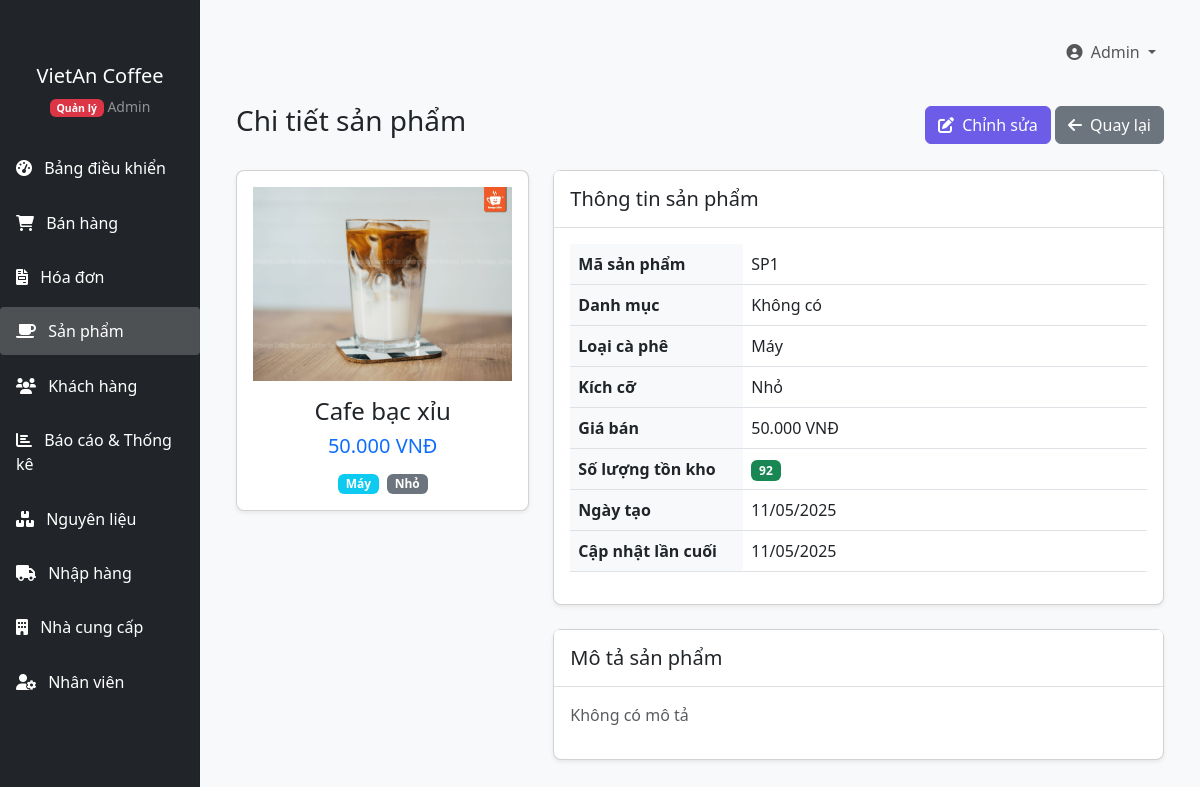
The page /QuanLyCafe/index.php?page=products&action=view&id=1 (signed in) on the database its author committed.
### tables this page shows
CREATE TABLE `products` (
  `id` int(11) NOT NULL,
  `code` varchar(20) NOT NULL,
  `name` varchar(100) NOT NULL,
  `category_id` int(11) DEFAULT NULL,
  `type` enum('phin','machine','instant') NOT NULL,
  `size` enum('small','medium','large') NOT NULL,
  `price` decimal(10,2) NOT NULL,
  `description` text DEFAULT NULL,
  `stock_quantity` int(11) DEFAULT 0,
  `image` varchar(255) DEFAULT NULL,
  `created_at` timestamp NOT NULL DEFAULT current_timestamp(),
  `updated_at` timestamp NOT NULL DEFAULT current_timestamp() ON UPDATE current_timestamp()
);

### QuanLyCafe/models/Product.php (called while the page is built, shortened)
<?php
class Product {
    private $conn;
    public function __construct($db) {
        $this->conn = $db;
    }
    public function getById($id) {
        $query = "SELECT p.*, c.name as category_name
                  FROM products p
                  LEFT JOIN categories c ON p.category_id = c.id
                  WHERE p.id = ?";
        $stmt = $this->conn->prepare($query);
        $stmt->bind_param("i", $id);
        $stmt->execute();
        $result = $stmt->get_result();
        if ($result->num_rows === 1) {
            $row = $result->fetch_assoc();
            $this->id = $row['id'];
            $this->code = $row['code'];
            $this->name = $row['name'];
            $this->type = $row['type'];
            $this->size = $row['size'];
            $this->price = $row['price'];
            $this->stock_quantity = $row['stock_quantity'];
            $this->image = $row['image'];
            $this->created_at = $row['created_at'];
            $this->updated_at = $row['updated_at'];
            return true;
        }
        return false;
    }
}

### QuanLyCafe/includes/functions.php (called while the page is built, shortened)
<?php
function formatCurrency($amount) {
    return number_format($amount, 0, ',', '.') . ' VNĐ';
}
function formatDate($date, $format = 'd/m/Y') {
    return date($format, strtotime($date));
}

### QuanLyCafe/views/products/view.php (the view, shortened to what this page needs)
<?php include 'includes/header.php'; ?>
<div class="container-fluid">
    <div class="d-flex justify-content-between align-items-center mb-4">
        <h1 class="h3">Chi tiết sản phẩm</h1>
        <div>
            <a href="index.php?page=products&action=edit&id=<?php echo $product->id; ?>" class="btn btn-primary">
                <i class="fas fa-edit me-1"></i> Chỉnh sửa
            </a>
            <a href="index.php?page=products" class="btn btn-secondary">
                <i class="fas fa-arrow-left me-1"></i> Quay lại
            </a>
        </div>
    </div>
    <div class="row">
        <div class="col-md-4">
            <div class="card mb-4">
                <div class="card-body text-center">
                    <?php if (!empty($product->image) && file_exists('assets/images/products/' . $product->image)): ?>
                        <img src="assets/images/products/<?php echo $product->image; ?>" alt="<?php echo $product->name; ?>" class="img-fluid mb-3" style="max-height: 300px;">
                    <?php else: ?>
                        <img src="assets/images/no-image.jpg" alt="No Image" class="img-fluid mb-3" style="max-height: 300px;">
                    <?php endif; ?>
                    <h4><?php echo $product->name; ?></h4>
                    <h5 class="text-primary"><?php echo formatCurrency($product->price); ?></h5>
                    <div class="d-flex justify-content-center mt-3">
                        <span class="badge bg-info me-2">
                            <?php
                            switch ($product->type) {
                                case 'machine':
                                    echo 'Máy';
                                    break;
                            }
                            ?>
                        </span>
                        <span class="badge bg-secondary">
                            <?php
                            switch ($product->size) {
                                case 'small':
                                    echo 'Nhỏ';
                                    break;
                            }
                            ?>
                        </span>
                    </div>
                </div>
            </div>
        </div>
        <div class="col-md-8">
            <div class="card mb-4">
                <div class="card-header">
                    <h5 class="mb-0">Thông tin sản phẩm</h5>
                </div>
                <div class="card-body">
                    <table class="table">
                        <tbody>
                            <tr>
                                <th style="width: 30%;">Mã sản phẩm</th>
                                <td><?php echo $product->code; ?></td>
                            </tr>
                            <tr>
                                <th>Danh mục</th>
                                <td>
                                    <?php
                                    $category_query = "SELECT name FROM categories WHERE id = ?";
                                    $stmt = $conn->prepare($category_query);
                                    $stmt->bind_param("i", $product->category_id);
                                    $stmt->execute();
                                    $result = $stmt->get_result();
                                    if ($result->num_rows > 0) {
                                        echo $result->fetch_assoc()['name'];
                                    } else {
                                        echo 'Không có';
                                    }
                                    ?>
                                </td>
                            </tr>
                            <tr>
                                <th>Loại cà phê</th>
                                <td>
                                    <?php
                                    switch ($product->type) {
                                        case 'machine':
                                            echo 'Máy';
                                            break;
                                    }
                                    ?>
                                </td>
                            </tr>
                            <tr>
                                <th>Kích cỡ</th>
                                <td>
                                    <?php
                                    switch ($product->size) {
                                        case 'small':
                                            echo 'Nhỏ';
                                            break;
                                    }
                                    ?>
                                </td>
                            </tr>
                            <tr>
                                <th>Giá bán</th>
                                <td><?php echo formatCurrency($product->price); ?></td>
                            </tr>
                            <tr>
                                <th>Số lượng tồn kho</th>
                                <td>
                                    <?php if ($product->stock_quantity <= 10): ?>
                                        <span class="badge bg-danger"><?php echo $product->stock_quantity; ?></span>
                                    <?php else: ?>
                                        <span class="badge bg-success"><?php echo $product->stock_quantity; ?></span>
                                    <?php endif; ?>
                                </td>
                            </tr>
                            <tr>
                                <th>Ngày tạo</th>
                                <td><?php echo formatDate($product->created_at); ?></td>
                            </tr>
                            <tr>
                                <th>Cập nhật lần cuối</th>
                                <td><?php echo formatDate($product->updated_at); ?></td>
                            </tr>
                        </tbody>
                    </table>
                </div>
            </div>
            <div class="card">
                <div class="card-header">
                    <h5 class="mb-0">Mô tả sản phẩm</h5>
                </div>
                <div class="card-body">
                    <?php if (empty($product->description)): ?>
                        <p class="text-muted">Không có mô tả</p>
                    <?php else: ?>
                        <p><?php echo nl2br($product->description); ?></p>
                    <?php endif; ?>
                </div>
            </div>
        </div>
    </div>
</div>
<?php include 'includes/footer.php'; ?>

### QuanLyCafe/assets/css/style.css (style rules this page uses)
body { font-family: 'Segoe UI', Tahoma, Geneva, Verdana, sans-serif; background-color: #f8f9fa; }
.card { border-radius: 0.5rem; box-shadow: 0 0.125rem 0.25rem rgba(0, 0, 0, 0.075); margin-bottom: 1.5rem; }
.card-header { background-color: #fff; border-bottom: 1px solid rgba(0, 0, 0, 0.125); padding: 1rem; }
.btn-primary { background-color: #6c5ce7; border-color: #6c5ce7; }
.table th { font-weight: 600; background-color: #f8f9fa; }

### rows shown on the page
products: image (picture), name "Cafe bạc xỉu", price "50.000 VNĐ", code "SP1", stock_quantity "92", created_at "11/05/2025", updated_at "11/05/2025"

### other values the page prints
getCurrentUserName() "Admin"
